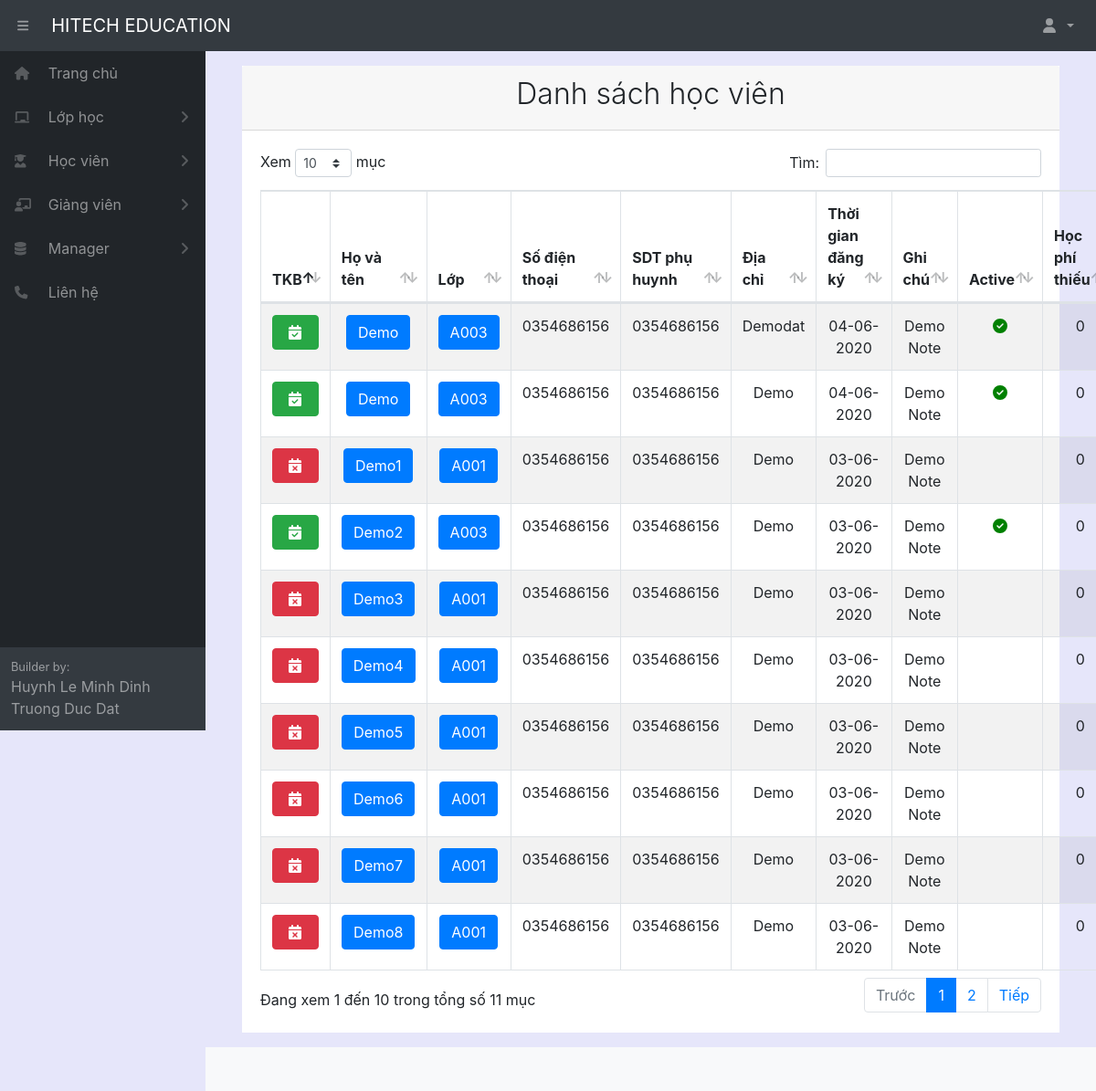
The app's page /liststudent/ (signed in) with its own data.
### home/models.py (models this page shows, shortened)
class Student(models.Model):
    fullname = models.CharField(max_length=100, verbose_name="Tên học sinh")
    gender = models.ForeignKey(Gender, null= True, on_delete=models.SET_NULL)
    birthday = models.DateField(verbose_name="Ngày sinh")
    identity_card = models.CharField(max_length=100, null = True, blank=True, verbose_name="CMND")
    phonenumber = models.CharField(max_length=100, null = True, blank=True, verbose_name="SDT")
    phonenumber_family = models.CharField(max_length=100, null = True, blank=True, verbose_name="SDT phụ huynh")
    email = models.CharField(max_length=100, null = True, blank=True, verbose_name="Email")
    adress = models.CharField(max_length=300, null = True, blank=True, verbose_name="Địa chỉ")
    classname = models.ForeignKey(Classname, null= True, on_delete=models.SET_NULL)
    fee = models.IntegerField(default=0, verbose_name="Học phí")
    fee_remain = models.IntegerField(default=0, verbose_name="Học phí còn lại")
    create_date = models.DateField(auto_now_add=True, verbose_name="Ngày đăng ký học")
    havedetailschedule = active = models.BooleanField(default=False, verbose_name="Thời khóa biểu cá nhân")
    note = models.CharField(max_length=300, null = True, blank=True, verbose_name="Ghi chú")
    active = models.BooleanField(default=True, verbose_name="Trạng thái")
    class Meta:
        ordering =["fullname"]
        verbose_name_plural = "Học sinh"

class Classname(models.Model):
    fullname = models.CharField(max_length=100, verbose_name="Tên lớp học")
    startdate = models.DateField(auto_now_add=True, verbose_name="Ngày bắt đầu")
    room = models.ForeignKey(Room, null= True, on_delete=models.SET_NULL)
    unit = models.ForeignKey(Unit, null = True, on_delete=models.SET_NULL)
    timeshift = models.ForeignKey(TimeShift, null = True, on_delete=models.SET_NULL)
    startdate = models.DateField(verbose_name="Ngày bắt đầu học")
    timeweek = models.ForeignKey(TimeWeek, null = True, on_delete=models.SET_NULL)
    teacher = models.ForeignKey(Teacher, null = True, on_delete=models.SET_NULL)
    datecount = models.IntegerField(default=0, blank=True, verbose_name="Số buổi học")
    note = models.CharField(max_length=300, null = True, blank=True, verbose_name="Ghi chú")
    active = models.BooleanField(default=True, verbose_name="Trạng thái")
    def __str__(self):
        return  self.fullname
    class Meta:
        ordering =["fullname"]
        verbose_name_plural = "Lớp học"

### home/decorators.py (the view)
        def wrapper_func(request, *args, **kwargs):
            group = None
            if request.user.groups.exists():
                group = request.user.groups.all()[0].name
            if group in allowed_roles:
                return view_func(request, *args, **kwargs)
            else:
                return redirect('errorrole')

### home/views.py (called while the page is built)
@login_required(login_url='login')
@allowed_users(allowed_roles=['admin','manager','staff'])
def listStudent(request):
    form = CreateStudentForm()
    liststudent = Student.objects.all()
    context = {'liststudent': liststudent}
    return render(request, 'student/student.html', context)

### home/templates/student/student.html (shortened to what this page needs)
{% extends "pages/base.html" %}
{% block content %}
{% load static %}
<div class="card-header">
    <h2 class="text-center font-weight-light">Danh sách học viên</h2>
</div>
<div class="card-body">
    <table id="example" class="table table-striped table-bordered" style="width:100%">
        <thead>
            <tr>
                <th style="width: 5%;">TKB</th>
                <th style="width: 15%;">Họ và tên</th>
                <th style="width: 5%;">Lớp</th>
                <th style="width: 11%;">Số điện thoại</th>
                <th style="width: 11%;">SDT phụ huynh</th>
                <th style="width: 20%;">Địa chỉ</th>
                <th style="width: 10%;">Thời gian đăng ký</th>
                <th style="width: 8%;">Ghi chú</th>
                <th style="width: 5%;">Active</th>
                <th style="width: 10%;">Học phí thiếu</th>
            </tr>
        </thead>
        <tbody>
            {% for i in liststudent %}
            <tr>
                <td style="text-align: center;">
                    {% if i.havedetailschedule %}
                    <a href="/checkinstudent/{{ i.pk }}" style="width: 100%;" class="btn btn-success"><i class="fas fa-calendar-check"
                        style="color: white;"></i></a>
                    {% else %}
                    <a href="/checkinstudent/{{ i.pk }}" style="width: 100%;" class="btn btn-danger"><i class="fas fa-calendar-times"
                        style="color: white;"></i></a>
                    {%endif%}
                </td>
                <td style="text-align: center;"><a href="/student/{{ i.pk }}" class="btn btn-primary">{{ i.fullname }}</a></td>
                <td style="text-align: center;">
                    <a class="btn btn-primary" href="/classstudent/{{ i.classname_id }}">{{ i.classname}}</a>
                </td>
                <td style="text-align: center;">{{ i.phonenumber }}</td>
                <td style="text-align: center;">{{ i.phonenumber_family }}</td>
                <td style="text-align: center;">{{ i.adress }}</td>
                <td style="text-align: center;">{{ i.create_date|date:"d-m-Y" }}</td>
                <td style="text-align: center;">{{ i.note }}</td>
                <td style="text-align: center;">
                    {% if i.active %}
                    <i style="color: green; " class="fas fa-check-circle"></i>
                    {%endif%}
                </td>
                <td style="text-align: center;">{{ i.fee_remain }}</td>
            </tr>
            {% endfor %}
        </tbody>
    </table>
</div>
{% endblock content %}

### records on screen
Student: fullname "Demo", classname "A003", phonenumber "0354686156", phonenumber_family "0354686156", adress "Demodat", create_date "04-06-2020", note "Demo Note", active True (drawn), fee_remain "0"
Student: fullname "Demo", classname "A003", phonenumber "0354686156", phonenumber_family "0354686156", adress "Demo", create_date "04-06-2020", note "Demo Note", active True (drawn), fee_remain "0"
Student: fullname "Demo1", classname "A001", phonenumber "0354686156", phonenumber_family "0354686156", adress "Demo", create_date "03-06-2020", note "Demo Note", fee_remain "0"
Student: fullname "Demo2", classname "A003", phonenumber "0354686156", phonenumber_family "0354686156", adress "Demo", create_date "03-06-2020", note "Demo Note", active True (drawn), fee_remain "0"
Student: {{ i.pk }} 100 (drawn), fullname "Demo3", classname "A001", phonenumber "0354686156", phonenumber_family "0354686156", adress "Demo", create_date "03-06-2020", note "Demo Note", fee_remain "0"
Student: fullname "Demo4", classname "A001", phonenumber "0354686156", phonenumber_family "0354686156", adress "Demo", create_date "03-06-2020", note "Demo Note", fee_remain "0"
Student: fullname "Demo5", classname "A001", phonenumber "0354686156", phonenumber_family "0354686156", adress "Demo", create_date "03-06-2020", note "Demo Note", fee_remain "0"
Student: fullname "Demo6", classname "A001", phonenumber "0354686156", phonenumber_family "0354686156", adress "Demo", create_date "03-06-2020", note "Demo Note", fee_remain "0"
Student: fullname "Demo7", classname "A001", phonenumber "0354686156", phonenumber_family "0354686156", adress "Demo", create_date "03-06-2020", note "Demo Note", fee_remain "0"
Student: fullname "Demo8", classname "A001", phonenumber "0354686156", phonenumber_family "0354686156", adress "Demo", create_date "03-06-2020", note "Demo Note", fee_remain "0"
